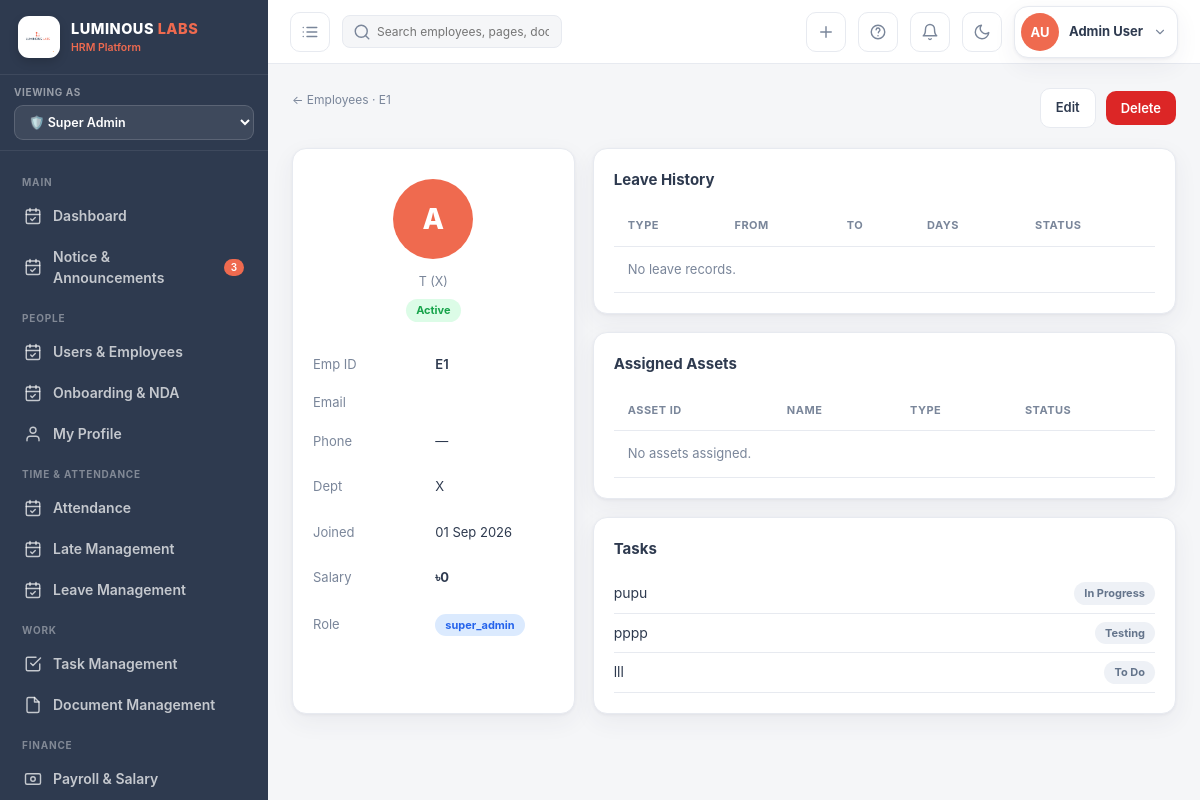
Page /employees/12/ (signed in) on the earlier database version.
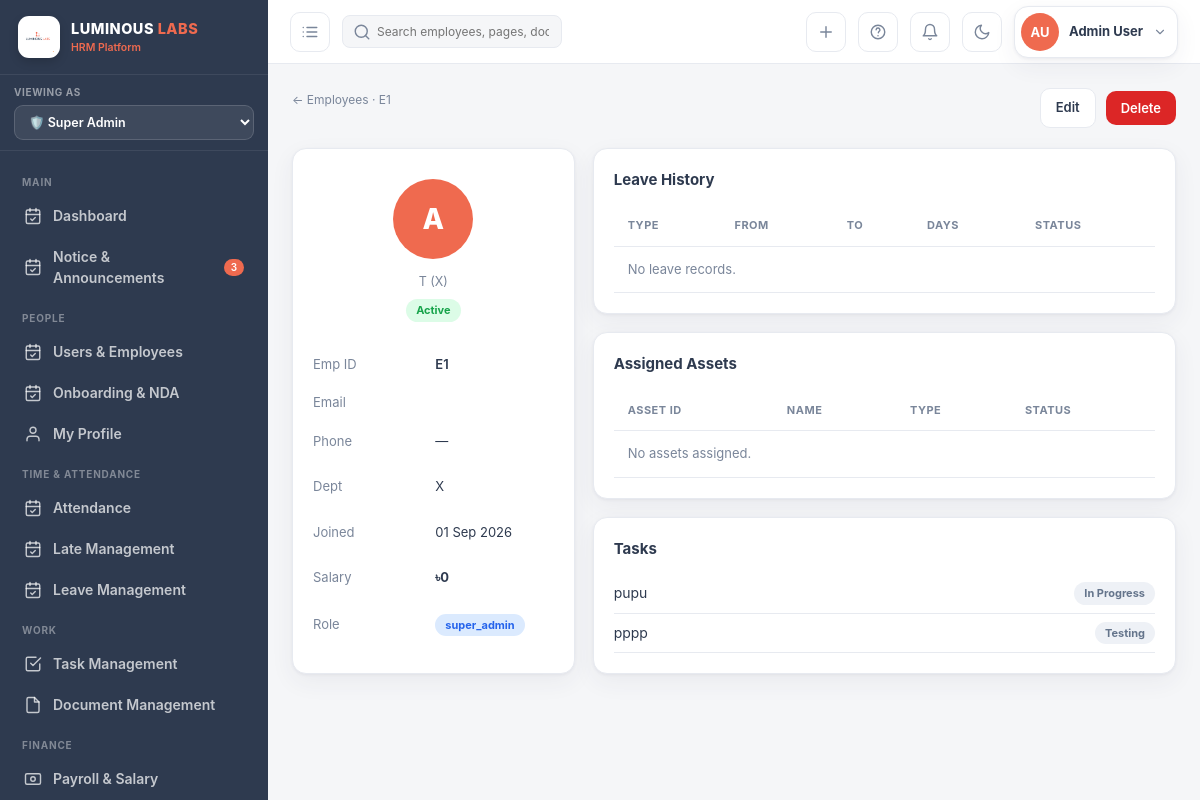
Same page on the later database version.
### hrm_app/models.py (models this page shows, shortened)
class Task(models.Model):
    PRIORITY_CHOICES = [
        ("Low", "Low"),
        ("Medium", "Medium"),
        ("High", "High"),
        ("Critical", "Critical"),
    ]
    title = models.CharField(max_length=200)
    project = models.ForeignKey(
        Project,
        on_delete=models.CASCADE,
        related_name="tasks"
    )
    assignee = models.ForeignKey(
        Employee,
        on_delete=models.CASCADE,
        related_name="tasks"
    )
    due_date = models.DateField()
    priority = models.CharField(
        max_length=10,
        choices=PRIORITY_CHOICES,
        default="Medium"
    )
    status = models.ForeignKey(
        TaskStatus,
        on_delete=models.PROTECT,
        related_name="tasks"
    )
    progress = models.PositiveIntegerField(default=0)
    description = models.TextField(blank=True)
    color = models.CharField(
        max_length=7,
        default="#FF6B00",
        help_text="Task card color"
    )
    image = models.ImageField(
        upload_to='task_images/',
        blank=True,
        null=True,
        help_text="Optional image for this task"
    )
    document = models.FileField(
        upload_to='task_documents/',
        blank=True,
        null=True,
        help_text="Optional document for this task"
    )
    created_at = models.DateTimeField(auto_now_add=True)
    class Meta:
        ordering = ["-created_at"]

class TaskStatus(models.Model):
    project = models.ForeignKey(
        Project,
        on_delete=models.CASCADE,
        related_name="task_statuses"
    )
    name = models.CharField(max_length=50)
    color = models.CharField(
        max_length=7,
        default="#6B7280",
        help_text="Kanban column color in hex format"
    )
    order = models.PositiveIntegerField(
        default=0,
        help_text="Order of the status on the Kanban board"
    )
    active = models.BooleanField(default=True)
    class Meta:
        ordering = ["order", "id"]
        constraints = [
            models.UniqueConstraint(
                fields=["project", "name"],
                name="unique_task_status_per_project"
            )
        ]
    def __str__(self):
        return self.name

### hrm_app/views.py (the view)
@login_required
def user_detail(request, pk):
    emp = get_object_or_404(Employee, pk=pk)
    if request.user.role == Role.EMPLOYEE:
        if emp.user != request.user:
            raise PermissionDenied
    is_my_profile = (request.user == emp.user)
    leaves = LeaveRequest.objects.filter(employee=emp)[:5]
    assets = Asset.objects.filter(assigned_to=emp)
    tasks = Task.objects.filter(assignee=emp)[:5]
    payslips = Payslip.objects.filter(employee=emp)[:3]
    return render(request, 'hrm/user_detail.html', _ctx(
        request,
        emp=emp,
        leaves=leaves,
        assets=assets,
        tasks=tasks,
        payslips=payslips,
        is_my_profile=is_my_profile
    ))

### hrm_app/context_processors.py (called while the page is built, shortened)
def role_menu_permissions(request):
    allowed_menus = []
    if request.user.is_authenticated:
        if request.user.role == "super_admin":
          allowed_menus = []
    return {
        "allowed_menus": allowed_menus
    }

### hrm_app/models.py (called while the page is built)
    def __str__(self):
        return self.name

    def __str__(self):
        return f"{self.title} ({self.department})"

### hrm_app/views.py (called while the page is built)
def _ctx(request, **kw):
    view_role = request.GET.get('view_role', request.user.role)
    ctx = {'user': request.user, 'today': date.today(), 'view_role': view_role}
    unread_leaves = LeaveRequest.objects.filter(status='Pending').count()
    ctx['unread_leaves'] = unread_leaves
    if request.user.role == 'super_admin':
        ctx['allowed_menus'] = [key for key, _ in UserPermission.MODULE_CHOICES]
    else:
        ctx['allowed_menus'] = list(UserPermission.objects.filter(
            user=request.user,
            can_view=True
        ).values_list('module', flat=True))
    ctx.update(kw)
    return ctx

### hrm_app/templates/hrm/user_detail.html (shortened to what the changed rows need)
{% extends 'hrm/base.html' %}
{% block content %}
<div class="grid cols-3">
  <div style="grid-column:span 2;display:flex;flex-direction:column;gap:18px">
    <div class="card pad">
      <table>
        <thead><tr><th>Type</th><th>From</th><th>To</th><th>Days</th><th>Status</th></tr></thead>
      </table>
    </div>
    <div class="card pad">
      <table>
        <thead><tr><th>Asset ID</th><th>Name</th><th>Type</th><th>Status</th></tr></thead>
      </table>
    </div>
    <div class="card pad">
      {% for t in tasks %}
      <div style="display:flex;justify-content:space-between;padding:8px 0;border-bottom:1px solid var(--line)">
        <span>{{ t.title }}</span>
        <span class="tag t-{% if t.status == 'Done' %}green{% elif t.status == 'In Progress' %}blue{% else %}gray{% endif %}">{{ t.status }}</span>
      </div>
      {% empty %}<p class="sub">No tasks.</p>{% endfor %}
    </div>
  </div>
</div>
{% endblock %}

Differences in the rows shown:
removed Task: title "lll", status "To Do"
